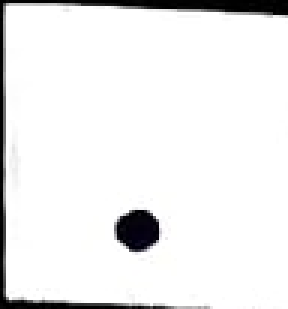
#> input picture Output/box_0.png, 96 x 103 px (shown 3 times larger)
$ python -i main.py   (imports and definitions only)
#> lines starting #> are read from the running program, lines starting #| are printed output that depends on the picture; after the words box and inside, x2 and y2 are one past the last pixel; in counts of white or black regions, pixels touching at a corner belong together
#> in extract_and_save_squares, image is the input picture: shape (103, 96, 3); mean B, G, R 237.3, 237.1, 237.2
import cv2
import os
import numpy as np
import subprocess
import shutil
import time

border_width = 3

def delete_files_in_folder(folder_path):
    try:
        # List all files in the specified folder
        files = os.listdir(folder_path)

        # Iterate over each file and delete it
        for file in files:
            file_path = os.path.join(folder_path, file)
            if os.path.isfile(file_path):
                os.remove(file_path)
                print(f"Deleted file: {file_path}")

        print("All files in the folder have been deleted.")
    except Exception as e:
        print(f"An error occurred: {e}")

def find_squares(image):
    gray = cv2.cvtColor(image, cv2.COLOR_BGR2GRAY)
    blurred = cv2.GaussianBlur(gray, (5, 5), 0)
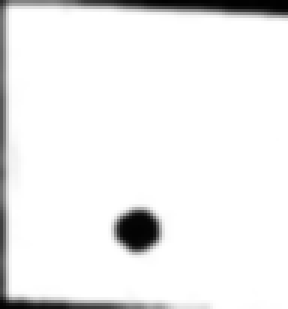
#> blurred: shape (103, 96) (shown 3 times larger); min 1, max 255, mean 238
    edged = cv2.Canny(blurred, 50, 150)
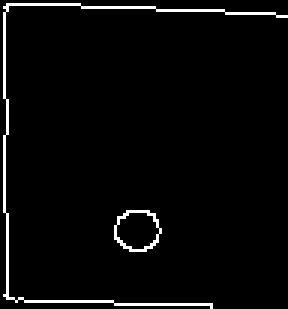
#> edged: shape (103, 96) (shown 3 times larger); 3.2% white in thin lines or dots

    contours, _ = cv2.findContours(edged.copy(), cv2.RETR_EXTERNAL, cv2.CHAIN_APPROX_SIMPLE)
#> contours = 2 contours, 1 with area under 20; largest, box (x1, y1, x2, y2) and area: (38, 70, 54, 84) 157
    squares = []
    for contour in contours:
        peri = cv2.arcLength(contour, True)
        approx = cv2.approxPolyDP(contour, 0.02 * peri, True)
        if len(approx) == 4:
            squares.append(approx)
#> this loop made 2 passes
#> peri on passes 1 to 2: 47.8, 529.8
#> after the loop, squares = []
    return squares

def extract_and_save_squares(image_path, border_margin=5):
    image = cv2.imread(image_path)
    squares = find_squares(image)
#> squares = []
    for i, square in enumerate(squares):
        x, y, w, h = cv2.boundingRect(square)
        # Add margin to remove the border
        x += border_margin
        y += border_margin
        w -= border_width * border_margin
        h -= border_width * border_margin
        square_img = image[y:y+h, x:x+w]
        cv2.imwrite(f'Output/box_{i}.png', square_img)
#> this loop made 0 passes

def get_image_path_from_file(file_path):
    try:
        with open(file_path, 'r') as file:
            image_path = file.readline().strip()
            return image_path
    except FileNotFoundError:
        print(f"File '{file_path}' not found.")
        return None

# [8 lines not run here, left out]

>>> result = extract_and_save_squares('Output/box_0.png')

$ run again, on Output/box_21.png
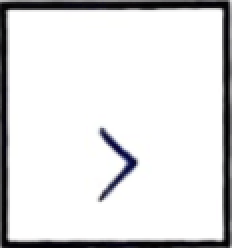
#> input picture Output/box_21.png, 116 x 124 px (shown 2 times larger)
#> in extract_and_save_squares, image is the input picture: shape (124, 116, 3); mean B, G, R 223.4, 222.5, 222.6
#> in find_squares, `edged = cv2.Canny(blurred, 50, 150)`:
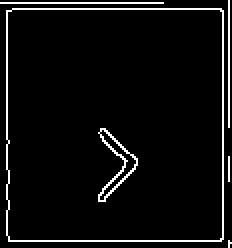
#> edged: shape (124, 116) (shown 2 times larger); 5.2% white in thin lines or dots
#> contours = 5 contours, 4 with area under 20; largest, box (x1, y1, x2, y2) and area: (3, 4, 112, 121) 12508
#> the loop in find_squares, `for contour in contours:` made 5 passes
#> (peri, approx) on passes 1 to 5: (6.83, [[114, 120], [114, 123], [114, 122], [115, 121]]), (24, [[114, 78], [114, 90]]), (448.1, [[3, 5], [4, 120], [110, 120], [111, 5]]), (162, [[0, 1], [81, 1]]), (126, [[114, 0], [114, 63]])
#> after the loop in find_squares, `for contour in contours:`: squares = 2 contours, 1 with area under 20; largest, box (x1, y1, x2, y2) and area: (3, 5, 112, 121) 12305
#> the loop in extract_and_save_squares, `for i, square in enumerate(squares):` made 2 passes
#> (square, x, y, w, h) on passes 1 to 2: ([[114, 120], [114, 123], [114, 122], [115, 121]], 119, 125, -13, -11), ([[3, 5], [4, 120], [110, 120], [111, 5]], 8, 10, 94, 101)
#> pass 2, in extract_and_save_squares, `square_img = image[y:y+h, x:x+w]`:
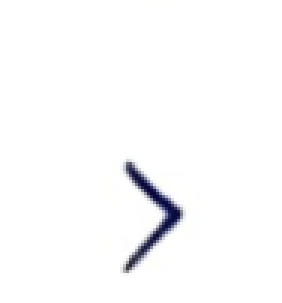
#> square_img: shape (101, 94, 3) (shown 3 times larger); mean B, G, R 251.6, 250.9, 250.9

$ run again, on Output/box_23.png
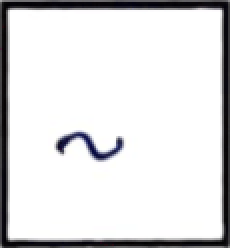
#> input picture Output/box_23.png, 115 x 124 px (shown 2 times larger)
#> in extract_and_save_squares, image is the input picture: shape (124, 115, 3); mean B, G, R 224, 223, 223.2
#> in find_squares, `edged = cv2.Canny(blurred, 50, 150)`:
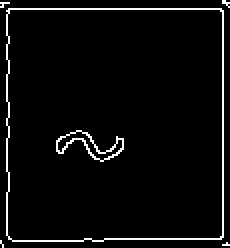
#> edged: shape (124, 115) (shown 2 times larger); 4.1% white in thin lines or dots
#> contours = 5 contours, 4 with area under 20; largest, box (x1, y1, x2, y2) and area: (3, 4, 112, 121) 12423
#> the loop in find_squares, `for contour in contours:` made 5 passes
#> peri on passes 2, 4, 5: 6.83, 12.24, 11.07
#> after the loop in find_squares, `for contour in contours:`: squares = 2 contours, 1 with area under 20; largest, box (x1, y1, x2, y2) and area: (4, 4, 112, 120) 12194
#> the loop in extract_and_save_squares, `for i, square in enumerate(squares):` made 2 passes
#> (square, x, y, w, h) on passes 1 to 2: ([[114, 122], [113, 121], [112, 122], [111, 122]], 116, 126, -11, -13), ([[4, 4], [4, 119], [110, 119], [111, 5]], 9, 9, 93, 101)
#> pass 2, in extract_and_save_squares, `square_img = image[y:y+h, x:x+w]`:
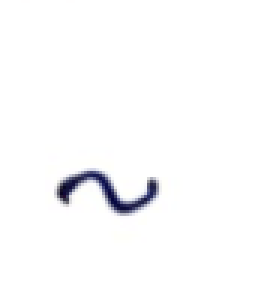
#> square_img: shape (101, 93, 3) (shown 3 times larger); mean B, G, R 251.9, 251.2, 251.1

$ run again, on Output/box_24.png
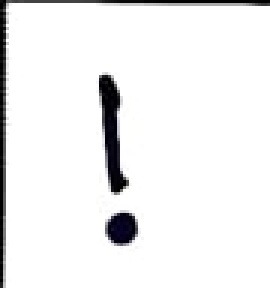
#> input picture Output/box_24.png, 90 x 96 px (shown 3 times larger)
#> in extract_and_save_squares, image is the input picture: shape (96, 90, 3); mean B, G, R 239.4, 239, 239.1
#> in find_squares, `blurred = cv2.GaussianBlur(gray, (5, 5), 0)`:
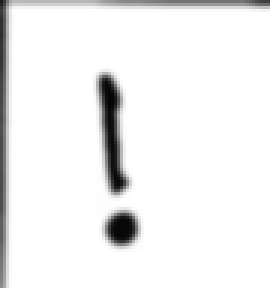
#> blurred: shape (96, 90) (shown 3 times larger); min 4, max 255, mean 240
#> in find_squares, `edged = cv2.Canny(blurred, 50, 150)`:
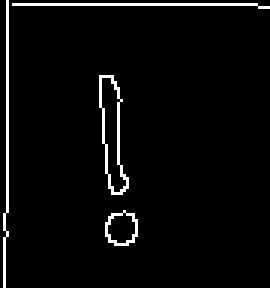
#> edged: shape (96, 90) (shown 3 times larger); 3.6% white in thin lines or dots
#> contours = 4 contours, 2 with area under 20; largest, box (x1, y1, x2, y2) and area: (33, 25, 43, 65) 196, (35, 70, 46, 82) 88
#> the loop in find_squares, `for contour in contours:` made 4 passes
#> peri on passes 1 to 2: 36.73, 90.38
#> after the loop in find_squares, `for contour in contours:`: squares = []
